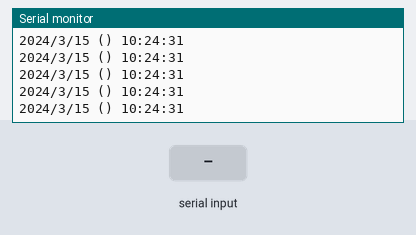
Recording of a sketch running on a simulated Arduino Uno, built with avr-gcc and run on an emulated ATmega328P. On the bench: the last lines printed to the serial monitor. The test bench sets the inputs (shaded band). The local clock reads 2024-03-15 10:24:30 at power-on unless the sketch sets it.

Above: at 1.2 s.
1.3 s: "u90\n" received over Serial
At 2.4 s:
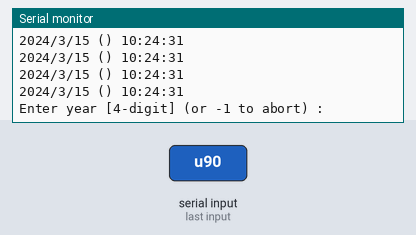
2.8 s: "-1" received over Serial
5.8 s: "u,45\n" received over Serial
At 7.2 s:
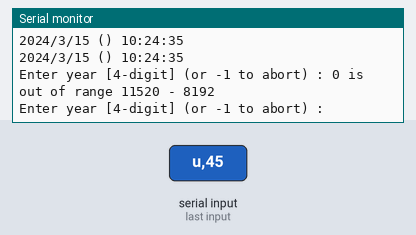
Timing chart, 0 to 8.8 s (numbered marks = the images above; inputs shaded):
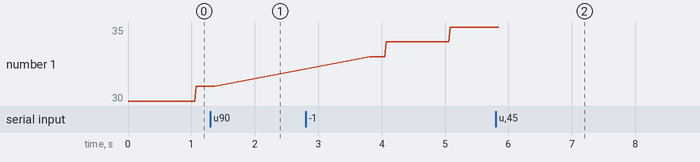

The sketch:

sketch_oct27a.ino
```cpp
#include <Wire.h>                   // For I2C communication

#include <RTClib.h>                 // For RTC

// ORIGINAL: My LCD uses address 0x3F and is 20 by 4.
// LiquidCrystal_I2C lcd(0x27, 16, 2); // Create LCD with I2C address 0x27, 16 characters per line, 2 lines


RTC_DS3231 rtc;                     // Create RTC for the DS3231 RTC module, address is 0x68 fixed.


/* WIRING DIAGRAM:
 *
 *  ARDUINO     RTC     LCD DISPLAY
 *  -------------------------------
 *      A4      SDA         SDA
 *      A5      SCL         SCL
 *      5V      VCC         VCC
 *     GND      GND         GNG
 *
 *
 *  The code below is a modified version of the code at:
 *  https://www.circuitbasics.com/how-to-use-a-real-time-clock-module-with-the-arduino
 *  and was modified by:
 *
 *  Norman Dunbar [norman (at) dunbar-it (dot) co (dot) uk] to:
 *
 *  Use built in RTCLib functions to
 *  format the date and time for display on the LCD.
 *
 *  carry out validation checks on the user input and
 *  the DateTime created from same, before updating the RTC.
 *
 *
 *  USAGE:
 *
 *  The clock runs happily without problems, as long as it has 5V down the USB!
 *
 *  Open the serial monitor, or similar, and type u (and enter). The LCD will display "Edit mode"
 *  and you will be prompted to enter the years, months etc to set the clock.
 *
 *  While entering details, if you need to abort, type -1 for the value and all changes so
 *  far will be aborted. The LCD will return to showing the date and time as before.
 *
 *  All inputs are validated for a certain range of values. Months are 1 to 12, but what about
 *  leap years? Those are not validated (yet) and neither are "30 days hath September ...".
 *
 *  After all inputs are done, a temporary DateTime is created with the entered values. If
 *  this is a valid date time - leap year ok, days in month ok etc - then the RTC will be
 *  set. If the DateTime is invalid, then we go around all the inputs again.
 *
 */

// Minimum and maximum values structure for each input.
typedef struct minMax_t {
    int minimum;
    int maximum;
};


/*
 * Function to validate user input.
 * Returns TRUE if value in range, FALSE otherwise.
 */
bool checkInput(const int value, const minMax_t minMax) {
    if ((value >= minMax.minimum) &&
        (value <= minMax.maximum))
        return true;

    Serial.print(value);
    Serial.print(" is out of range ");
    Serial.print(minMax.minimum);
    Serial.print(" - ");
    Serial.println(minMax.maximum);
    return false;
}


/*
   Function to update RTC time using user input.
*/
void updateRTC()
{


    // Prompts for user input.
    const char txt[6][15] = { "year [4-digit]", "month [1~12]", "day [1~31]",
                              "hours [0~23]", "minutes [0~59]", "seconds [0~59]"};


    // Define limits for the 6 user inputs.
    const minMax_t minMax[] = {
        {2000, 9999},   // Year
        {1, 12},        // Month
        {1, 31},        // Day
        {0, 23},        // Hours
        {0, 59},        // Minutes
        {0, 59},        // Seconds
    };

    String str = "";

    long newDate[6];
    DateTime newDateTime;

    // The outer loop. Goes around and around until we get a valid
    // date and time. Thats all 6 inputs valid. It does not validate
    // February and/or leap years - it doesn't have to DateTime.isValid()
    // does that for us.
    while (1) {
        while (Serial.available()) {
            Serial.read();  // Clear serial buffer
        }

        // We have 6 different user inputs to capture.
        for (int i = 0; i < 6; i++) {

            // This loop exits when one user input is valid in
            // as far as being numeric and in range, sort of.
            // Leap years and month end dates are validated later
            // when we have the complete date and time.
            while (1) {
                Serial.print("Enter ");
                Serial.print(txt[i]);
                Serial.print(" (or -1 to abort) : ");

                while (!Serial.available()) {
                    ; // Wait for user input
                }

                str = Serial.readString();  // Read user input

                // The actual value depends on the line ending configured in
                // the Serial Monitor. The configured line end character(s)
                // are part of the input string!
                // If the value is -1, then we abort the clock change
                // completely and bale out of this function.
                if ((str == "-1")   || (str == "-1\n") ||
                    (str == "-1\r") || (str == "-1\r\n")) {
                        Serial.println("\nABORTED");
                        return;
                    }

                newDate[i] = str.toInt();   // Convert user input to number and save to array

                // Validate input is in range, exit this inner while() loop
                // if so, otherwise, lets go round again.
                if (checkInput(newDate[i], minMax[i]))
                    break;

            }

            Serial.println(newDate[i]); // Show user their input
        }

        // We have all the user input, was it valid - leap years,
        // days in months etc. If the DateTime is valid, we are done
        // in the outer while() loop and will exit to set the RTC.
        newDateTime = DateTime(newDate[0], newDate[1], newDate[2], newDate[3], newDate[4], newDate[5]);
        if (newDateTime.isValid())
            break;

        // Otherwise, we have to do it all again.
        Serial.println("Date/time entered was invalid, please try again.");
    }

    // Update RTC as we have a valid date & time.

    Serial.println("RTC Updated!");
}

/*
   Function to update LCD text
*/


void setup()
{
    Serial.begin(9600);

// ORIGINAL: My LiquidCrystal_I2C library is a different one and is
//           built in to the Arduino. It uses begin() instead of init()
//           to initialise the LCD.
//    lcd.init();       // Initialize lcd


}

void updateLCD()
{
    // Get time and date from RTC.
    DateTime rtcTime = rtc.now();

    /*
     * Buffers to format the date and time (on separate lines of the LCD)
     *
     * Parameters are:
     *
        | specifier | output                                                 |
        |-----------|--------------------------------------------------------|
        | YYYY      | the year as a 4-digit number (2000--2099)              |
        | YY        | the year as a 2-digit number (00--99)                  |
        | MM        | the month as a 2-digit number (01--12)                 |
        | MMM       | the abbreviated English month name ("Jan"--"Dec")      |
        | DD        | the day as a 2-digit number (01--31)                   |
        | DDD       | the abbreviated English day of the week ("Mon"--"Sun") |
        | AP        | either "AM" or "PM"                                    |
        | ap        | either "am" or "pm"                                    |
        | hh        | the hour as a 2-digit number (00--23 or 01--12)        |
        | mm        | the minute as a 2-digit number (00--59)                |
        | ss        | the second as a 2-digit number (00--59)                |

        If either "AP" or "ap" is used, the "hh" specifier uses 12-hour mode
        (range: 01--12). Otherwise it works in 24-hour mode (range: 00--23).

        The specifiers within _buffer_ will be overwritten with the appropriate
        values from the DateTime. Any characters not belonging to one of the
        above specifiers are left as-is.
     */

    char dateBuffer[] = "DD-MMM-YYYY DDD";
    char timeBuffer[] = "hh:mm:ss AP";

Serial.println("foo");

    Serial.println(rtcTime.toString(timeBuffer));
}
void loop()
{


    if (Serial.available()) {
        char input = Serial.read();
        if (input == 'u') updateRTC();
    }else{
        DateTime now = rtc.now();

    Serial.print(now.year(), DEC);
    Serial.print('/');
    Serial.print(now.month(), DEC);
    Serial.print('/');
    Serial.print(now.day(), DEC);
    Serial.print(" (");
//    Serial.print(daysOfTheWeek[now.dayOfTheWeek()]);
    Serial.print(") ");
    Serial.print(now.hour(), DEC);
    Serial.print(':');
    Serial.print(now.minute(), DEC);
    Serial.print(':');
    Serial.print(now.second(), DEC);
    Serial.println();
    }
//
}
```

Measured:
- after the input at 1.3 s, the serial monitor: prints a new line after 0.09 s (image 1)
- after the input at 5.8 s, the serial monitor: prints a new line after 0.07 s (image 2)
- plotted number 1: 31 → 35 after the input at 2.8 s
